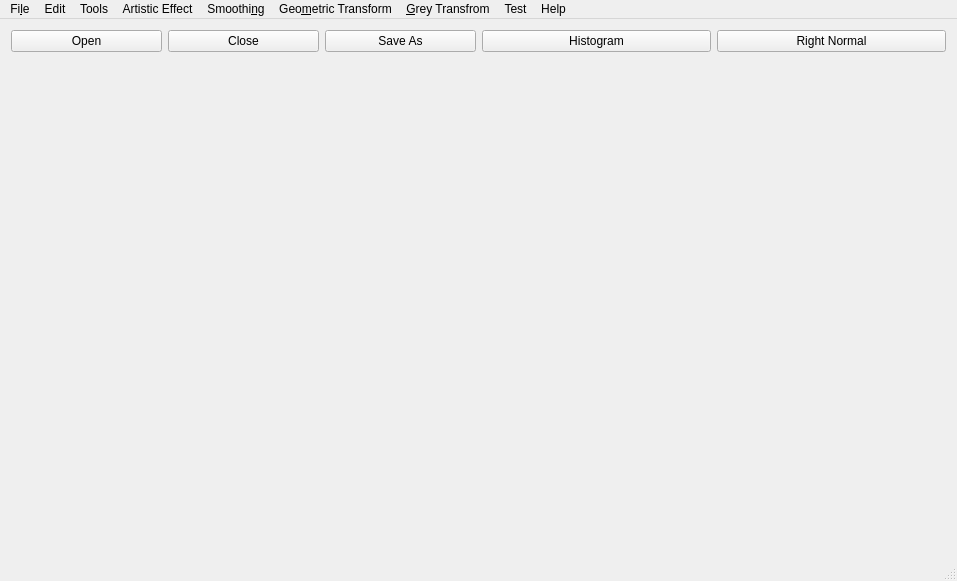
<?xml version="1.0" encoding="UTF-8"?>
<ui version="4.0">
 <class>MainWindow</class>
 <widget class="QMainWindow" name="MainWindow">
  <property name="geometry">
   <rect>
    <x>0</x>
    <y>0</y>
    <width>957</width>
    <height>581</height>
   </rect>
  </property>
  <property name="windowTitle">
   <string>ImageQt</string>
  </property>
  <property name="windowIcon">
   <iconset resource="default.qrc">
    <normaloff>:/img/src/logo_2.png</normaloff>:/img/src/logo_2.png</iconset>
  </property>
  <widget class="QWidget" name="centralwidget">
   <layout class="QVBoxLayout" name="verticalLayout_2">
    <item>
     <layout class="QVBoxLayout" name="verticalLayout">
      <item>
       <layout class="QHBoxLayout" name="buttonLayout">
        <item>
         <layout class="QHBoxLayout" name="leftButtonLayout">
          <item>
           <widget class="QPushButton" name="openBtn">
            <property name="text">
             <string>Open</string>
            </property>
           </widget>
          </item>
          <item>
           <widget class="QPushButton" name="closeBtn">
            <property name="text">
             <string>Close</string>
            </property>
           </widget>
          </item>
          <item>
           <widget class="QPushButton" name="saveAsBtn">
            <property name="text">
             <string>Save As</string>
            </property>
           </widget>
          </item>
         </layout>
        </item>
        <item>
         <layout class="QHBoxLayout" name="horizontalLayout_2">
          <item>
           <widget class="QPushButton" name="hstgrmBtn">
            <property name="text">
             <string>Histogram</string>
            </property>
           </widget>
          </item>
          <item>
           <widget class="QPushButton" name="normalBtn">
            <property name="text">
             <string>Right Normal</string>
            </property>
           </widget>
          </item>
         </layout>
        </item>
       </layout>
      </item>
      <item>
       <layout class="QHBoxLayout" name="horizontalLayout_4">
        <item>
         <widget class="GraphicsView" name="leftGraphicsView" native="true"/>
        </item>
        <item>
         <widget class="GraphicsView" name="rightGraphicsView" native="true"/>
        </item>
       </layout>
      </item>
     </layout>
    </item>
   </layout>
  </widget>
  <widget class="QStatusBar" name="statusBar"/>
  <widget class="QMenuBar" name="menuBar">
   <property name="geometry">
    <rect>
     <x>0</x>
     <y>0</y>
     <width>957</width>
     <height>23</height>
    </rect>
   </property>
   <widget class="QMenu" name="menuFile">
    <property name="title">
     <string>Fi&amp;le</string>
    </property>
    <addaction name="actionOpen"/>
    <addaction name="actionClose"/>
    <addaction name="actionSave"/>
    <addaction name="actionSave_As"/>
    <addaction name="separator"/>
    <addaction name="actionExit"/>
   </widget>
   <widget class="QMenu" name="menuEdit">
    <property name="title">
     <string>Edit</string>
    </property>
    <addaction name="actionGrayscale"/>
    <addaction name="actionAdjust_brightness"/>
   </widget>
   <widget class="QMenu" name="menuTools">
    <property name="title">
     <string>Tools</string>
    </property>
    <addaction name="actionRestore"/>
    <addaction name="separator"/>
    <addaction name="actionHistogram"/>
   </widget>
   <widget class="QMenu" name="menuHelp">
    <property name="title">
     <string>Help</string>
    </property>
    <widget class="QMenu" name="menuLanguage">
     <property name="title">
      <string>&amp;Language</string>
     </property>
     <addaction name="actionChinese"/>
     <addaction name="actionEnglish"/>
    </widget>
    <addaction name="actionAbout"/>
    <addaction name="menuLanguage"/>
   </widget>
   <widget class="QMenu" name="menuGrey_Transfrom">
    <property name="title">
     <string>&amp;Grey Transfrom</string>
    </property>
    <addaction name="actionLinear_level_transformation"/>
    <addaction name="actionPower_transformation"/>
    <addaction name="actionLogarithm_grey_level_transformation"/>
    <addaction name="actionExp_transfrom"/>
    <addaction name="actionTwo_thresholds_transform"/>
    <addaction name="actionStretch_transformation"/>
   </widget>
   <widget class="QMenu" name="menuGeometric">
    <property name="title">
     <string>Geo&amp;metric Transform</string>
    </property>
    <widget class="QMenu" name="menuRotate_2">
     <property name="title">
      <string>&amp;Rotate</string>
     </property>
     <addaction name="actionLeft"/>
     <addaction name="actionRight"/>
    </widget>
    <widget class="QMenu" name="menuFlip_2">
     <property name="title">
      <string>&amp;Flip</string>
     </property>
     <addaction name="actionHorizontal"/>
     <addaction name="actionVertical"/>
    </widget>
    <addaction name="menuRotate_2"/>
    <addaction name="zoomAction"/>
    <addaction name="menuFlip_2"/>
   </widget>
   <widget class="QMenu" name="menuArtistic_Effect">
    <property name="title">
     <string>Artistic Effect</string>
    </property>
    <widget class="QMenu" name="menuFrame">
     <property name="title">
      <string>&amp;Frame</string>
     </property>
     <addaction name="actionMovie_frame"/>
     <addaction name="actionClassic_frame"/>
     <addaction name="actionFlower_frame"/>
    </widget>
    <widget class="QMenu" name="menuTexture">
     <property name="title">
      <string>&amp;Texture</string>
     </property>
     <addaction name="actionMetal"/>
    </widget>
    <widget class="QMenu" name="menuTemperature">
     <property name="title">
      <string>T&amp;emperature</string>
     </property>
     <property name="icon">
      <iconset resource="default.qrc">
       <normaloff>:/img/src/temperature_72px.png</normaloff>:/img/src/temperature_72px.png</iconset>
     </property>
     <addaction name="actionCool"/>
     <addaction name="actionWarm"/>
    </widget>
    <addaction name="menuFrame"/>
    <addaction name="menuTexture"/>
    <addaction name="menuTemperature"/>
   </widget>
   <widget class="QMenu" name="menuBlur">
    <property name="title">
     <string>Smoothi&amp;ng</string>
    </property>
    <addaction name="actionSimple"/>
    <addaction name="actionGauss"/>
    <addaction name="separator"/>
    <addaction name="actionMeida_Filter"/>
   </widget>
   <widget class="QMenu" name="menuTest">
    <property name="title">
     <string>Test</string>
    </property>
    <addaction name="actionAdjust"/>
    <addaction name="actionNormal"/>
    <addaction name="actionZoom_In"/>
    <addaction name="actionZoom_Out"/>
   </widget>
   <addaction name="menuFile"/>
   <addaction name="menuEdit"/>
   <addaction name="menuTools"/>
   <addaction name="menuArtistic_Effect"/>
   <addaction name="menuBlur"/>
   <addaction name="menuGeometric"/>
   <addaction name="menuGrey_Transfrom"/>
   <addaction name="menuTest"/>
   <addaction name="menuHelp"/>
  </widget>
  <action name="actionOpen">
   <property name="icon">
    <iconset resource="default.qrc">
     <normaloff>:/img/src/document-open.png</normaloff>:/img/src/document-open.png</iconset>
   </property>
   <property name="text">
    <string>&amp;Open...</string>
   </property>
   <property name="shortcut">
    <string>Ctrl+O</string>
   </property>
  </action>
  <action name="actionClose">
   <property name="text">
    <string>&amp;Close</string>
   </property>
  </action>
  <action name="actionSave">
   <property name="icon">
    <iconset resource="default.qrc">
     <normaloff>:/img/src/save.svg</normaloff>:/img/src/save.svg</iconset>
   </property>
   <property name="text">
    <string>&amp;Save...</string>
   </property>
   <property name="shortcut">
    <string>Ctrl+S</string>
   </property>
  </action>
  <action name="actionSave_As">
   <property name="text">
    <string>Sa&amp;ve As...</string>
   </property>
  </action>
  <action name="actionExit">
   <property name="text">
    <string>&amp;Exit</string>
   </property>
   <property name="shortcut">
    <string>Ctrl+Q</string>
   </property>
  </action>
  <action name="actionAbout">
   <property name="icon">
    <iconset resource="default.qrc">
     <normaloff>:/img/src/avatar-default.png</normaloff>:/img/src/avatar-default.png</iconset>
   </property>
   <property name="text">
    <string>&amp;About</string>
   </property>
  </action>
  <action name="actionNormal">
   <property name="text">
    <string>Normal</string>
   </property>
  </action>
  <action name="actionAdjust">
   <property name="text">
    <string>Adjust</string>
   </property>
  </action>
  <action name="actionRestore">
   <property name="icon">
    <iconset resource="default.qrc">
     <normaloff>:/img/src/restore.png</normaloff>:/img/src/restore.png</iconset>
   </property>
   <property name="text">
    <string>R&amp;estore</string>
   </property>
  </action>
  <action name="actionLeft">
   <property name="icon">
    <iconset resource="default.qrc">
     <normaloff>:/img/src/left.png</normaloff>:/img/src/left.png</iconset>
   </property>
   <property name="text">
    <string>&amp;Left</string>
   </property>
  </action>
  <action name="actionRight">
   <property name="icon">
    <iconset resource="default.qrc">
     <normaloff>:/img/src/right.png</normaloff>:/img/src/right.png</iconset>
   </property>
   <property name="text">
    <string>&amp;Right</string>
   </property>
  </action>
  <action name="zoomAction">
   <property name="icon">
    <iconset resource="default.qrc">
     <normaloff>:/img/src/zoom.png</normaloff>:/img/src/zoom.png</iconset>
   </property>
   <property name="text">
    <string>&amp;Zoom</string>
   </property>
  </action>
  <action name="actionGrayscale">
   <property name="text">
    <string>G&amp;rayscale</string>
   </property>
  </action>
  <action name="actionWarm">
   <property name="text">
    <string>&amp;Warm</string>
   </property>
  </action>
  <action name="actionCool">
   <property name="text">
    <string>&amp;Cool</string>
   </property>
  </action>
  <action name="actionMovie_frame">
   <property name="text">
    <string>&amp;Movie frame</string>
   </property>
  </action>
  <action name="actionClassic_frame">
   <property name="text">
    <string>&amp;Classic frame</string>
   </property>
  </action>
  <action name="actionFlower_frame">
   <property name="text">
    <string>&amp;Flower frame</string>
   </property>
  </action>
  <action name="actionMetal">
   <property name="text">
    <string>&amp;Metal</string>
   </property>
  </action>
  <action name="actionAdjust_brightness">
   <property name="icon">
    <iconset resource="default.qrc">
     <normaloff>:/img/src/brightness.svg</normaloff>:/img/src/brightness.svg</iconset>
   </property>
   <property name="text">
    <string>&amp;Adjust brightness</string>
   </property>
  </action>
  <action name="actionChinese">
   <property name="icon">
    <iconset resource="default.qrc">
     <normaloff>:/img/src/chinese.png</normaloff>:/img/src/chinese.png</iconset>
   </property>
   <property name="text">
    <string>&amp;Chinese</string>
   </property>
  </action>
  <action name="actionEnglish">
   <property name="icon">
    <iconset resource="default.qrc">
     <normaloff>:/img/src/english.png</normaloff>:/img/src/english.png</iconset>
   </property>
   <property name="text">
    <string>&amp;English</string>
   </property>
  </action>
  <action name="actionHorizontal">
   <property name="icon">
    <iconset resource="default.qrc">
     <normaloff>:/img/src/horizontal.png</normaloff>:/img/src/horizontal.png</iconset>
   </property>
   <property name="text">
    <string>&amp;Horizontal</string>
   </property>
  </action>
  <action name="actionVertical">
   <property name="icon">
    <iconset resource="default.qrc">
     <normaloff>:/img/src/vertical.png</normaloff>:/img/src/vertical.png</iconset>
   </property>
   <property name="text">
    <string>&amp;Vertical</string>
   </property>
  </action>
  <action name="actionHistogram">
   <property name="icon">
    <iconset resource="default.qrc">
     <normaloff>:/img/src/histogram.png</normaloff>:/img/src/histogram.png</iconset>
   </property>
   <property name="text">
    <string>&amp;Histogram</string>
   </property>
  </action>
  <action name="actionLinear_level_transformation">
   <property name="icon">
    <iconset resource="default.qrc">
     <normaloff>:/img/src/line_graphic_72p.png</normaloff>:/img/src/line_graphic_72p.png</iconset>
   </property>
   <property name="text">
    <string>&amp;Linear transform</string>
   </property>
  </action>
  <action name="actionLogarithm_grey_level_transformation">
   <property name="text">
    <string>L&amp;ogarithm transform</string>
   </property>
  </action>
  <action name="actionPower_transformation">
   <property name="text">
    <string>&amp;Power transform</string>
   </property>
  </action>
  <action name="actionExp_transfrom">
   <property name="icon">
    <iconset resource="default.qrc">
     <normaloff>:/img/src/Line_Chart_72px.png</normaloff>:/img/src/Line_Chart_72px.png</iconset>
   </property>
   <property name="text">
    <string>&amp;Exp transfrom</string>
   </property>
  </action>
  <action name="actionTwo_thresholds_transform">
   <property name="text">
    <string>&amp;Two thresholds transform</string>
   </property>
  </action>
  <action name="actionStretch_transformation">
   <property name="text">
    <string>&amp;Stretch transformation</string>
   </property>
  </action>
  <action name="actionSimple">
   <property name="text">
    <string>&amp;Simple</string>
   </property>
  </action>
  <action name="actionGauss">
   <property name="icon">
    <iconset resource="default.qrc">
     <normaloff>:/img/src/blur_on_72px.png</normaloff>:/img/src/blur_on_72px.png</iconset>
   </property>
   <property name="text">
    <string>&amp;Gauss</string>
   </property>
  </action>
  <action name="actionMeida_Filter">
   <property name="text">
    <string>Meida Filter</string>
   </property>
  </action>
  <action name="actionZoom_Out">
   <property name="text">
    <string>Zoom Out</string>
   </property>
  </action>
  <action name="actionZoom_In">
   <property name="text">
    <string>Zoom In</string>
   </property>
  </action>
 </widget>
 <layoutdefault spacing="6" margin="11"/>
 <customwidgets>
  <customwidget>
   <class>GraphicsView</class>
   <extends>QWidget</extends>
   <header>graphicsview.h</header>
  </customwidget>
 </customwidgets>
 <resources>
  <include location="default.qrc"/>
 </resources>
 <connections/>
</ui>
